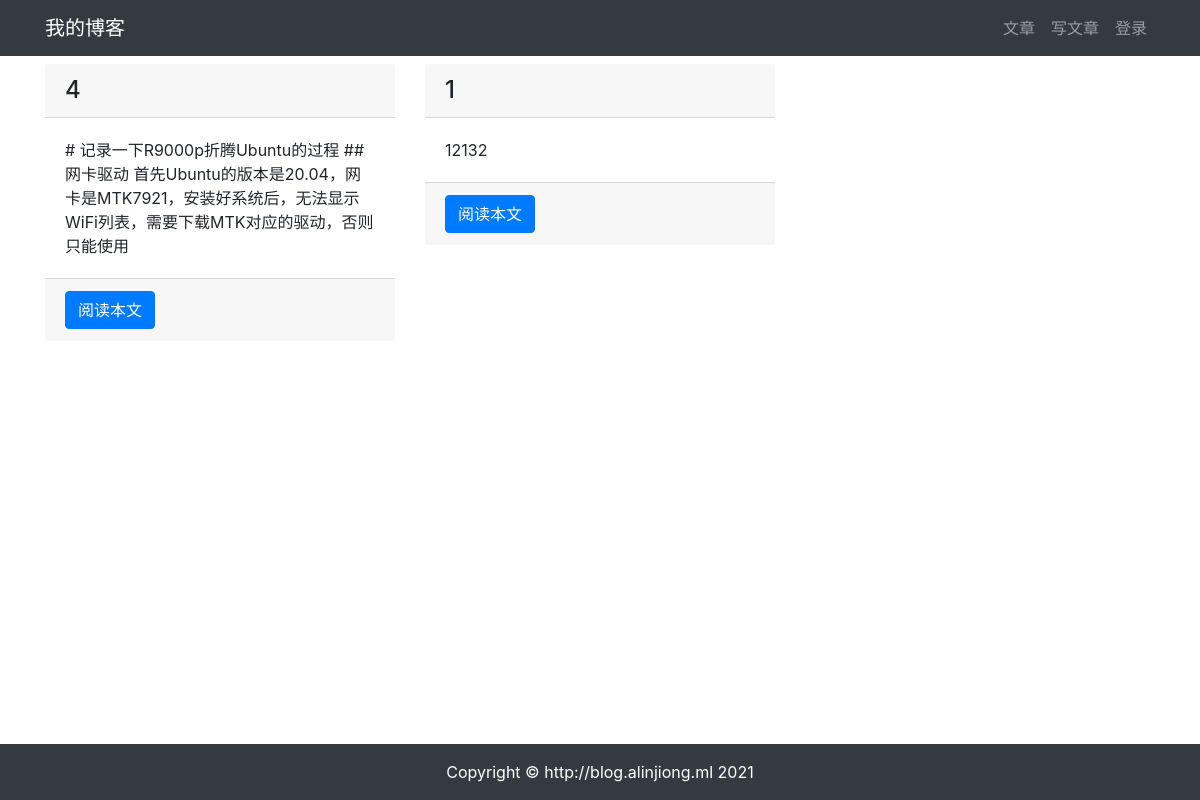
Screenshot of /article/article_list with the database file from the repository.
### article/models.py (models this page shows, shortened)
class ArticlePost(models.Model):
    author = models.ForeignKey(User, on_delete=models.CASCADE)
    title = models.CharField(max_length=100)
    content = models.TextField()
    create_time = models.DateTimeField(default=timezone.now)
    update_time = models.DateTimeField(auto_now=True)
    class Meta:
        ordering = ('-create_time', )
        db_table = 'articlepost'
        verbose_name = "评论"
        verbose_name_plural = verbose_name

### article/views.py (the view)
# urls.py: path('article_list', views.article_list, name='article_list'),
def article_list(request):
    if request.user.is_authenticated:
        articles = ArticlePost.objects.filter(author=request.user)
        return render(request, 'article/list.html', locals())
    elif request.user.is_anonymous:
        articles = ArticlePost.objects.filter(author=User.objects.get(
            username='admin'))
        return render(request, 'article/list.html', locals())

### templates/article/list.html (shortened to what this page needs)
{% extends "base.html" %}
{% load static %}
{% block content %}
<div class="container">
    <div class="row mt-2">
        {% for article in articles %}
        <div class="col-4 mb-4">
            <h4 class="card-header">{{article.title}}</h4>
            <div class="card-body">
                <p class="card-text">{{article.content|slice:'100'}}</p>
            </div>
            <div class="card-footer">
                <a href="{% url 'article:article_detail' article.id %}" class="btn btn-primary">阅读本文</a>
            </div>
        </div>
        {% endfor %}
    </div>
</div>
{% endblock content %}

### rows the page displays
ArticlePost: title "4", content "# 记录一下R9000p折腾Ubuntu的过程 ## 网卡驱动 首先Ubuntu的版本是20.04，网卡是MTK7921，安装好系统后，无法显示WiFi列表，需要下载MTK对应的驱动，否则只能使用"
ArticlePost: title "1", content "12132"
